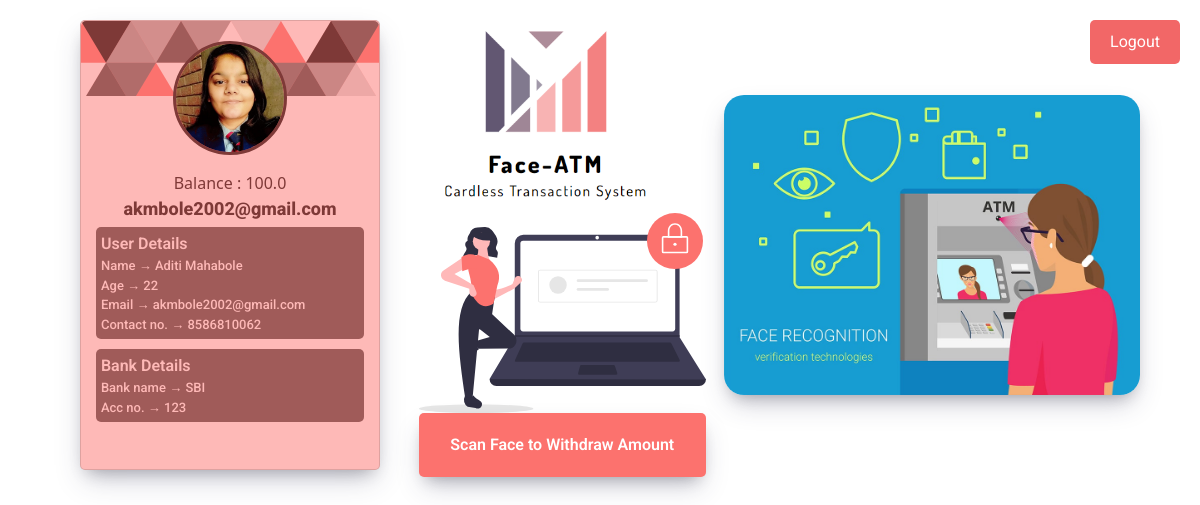
The page /gocardless/home/ (signed in) on the database as committed earlier.
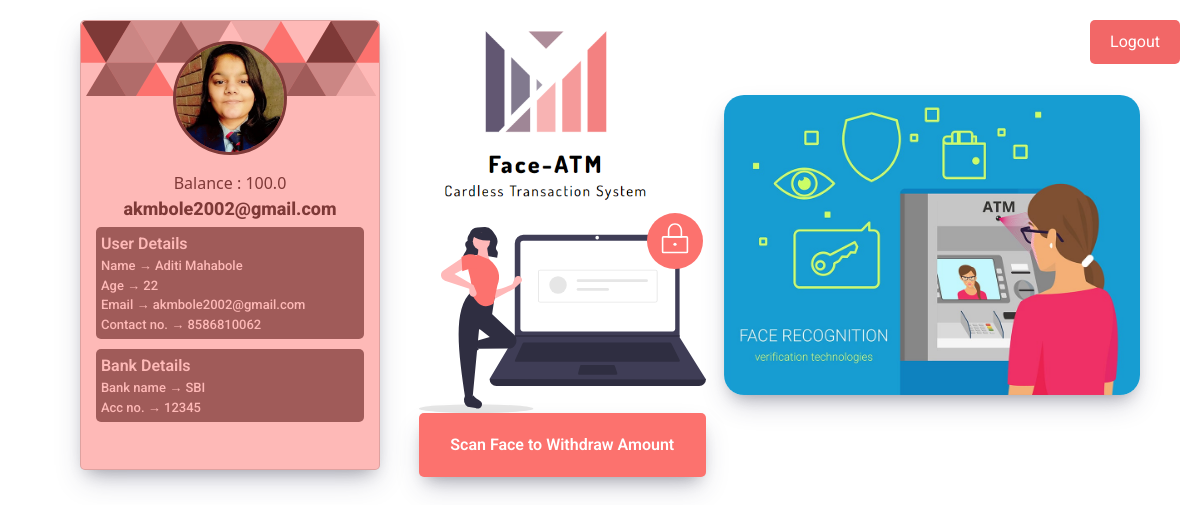
The same page on the database as committed later.
### app/models.py (models this page shows, shortened)
class BankDetails(models.Model):
    user = models.OneToOneField(Person, on_delete=models.CASCADE)
    account_number = models.CharField(max_length=20)
    bank_name = models.CharField(max_length=100)
    current_balance = models.FloatField(default=100)

### app/views.py (the view)
# urls.py: path('home/',views.home_page,name='home_page'),
def home_page(request):
    user_email = request.session.get('email')
    print("Inside Home Page")
    print("session user email", user_email)
    user = Person.objects.filter(email=user_email).first()
    if user is None:
        return redirect('login_page')
    bank_details = BankDetails.objects.filter(user=user).first()
    context = {
        'profile': user,
        'bank_details': bank_details
    }
    return render(request, 'home.html', context)

### app/templates/home.html (shortened to what this page needs)
{% load static %}
<!DOCTYPE html>
<html lang="en">
  <head>
    <link
      rel="stylesheet"
      href="https://stackpath.bootstrapcdn.com/bootstrap/4.5.2/css/bootstrap.min.css"
    />
  </head>
  <body>
    {% if not request.session.email and not request.session.phone %}
    <a href="{% url 'login_page' %}" id="login_bt">Login</a>
    {% else %}
    <button id="logout">Logout</button>
    {% endif %}
    <div class="inner_div">
      <div class="profile_div">
        <div class="card">
          <div class="card__img">
          </div>
          <div class="card__avatar">
            <img
              id="userImage"
              src=""
              alt="User Image"
              class="user_image_size"
            />
          </div>
          <div class="current_balance_div">
            <span>Balance : {{bank_details.current_balance}} </span>
          </div>
          <div class="card__title">{{ profile.username}}</div>
          <div class="card_details_div">
            <span class="title_span">User Details </span>
            <div class="card__subtitle">
              Name &rarr; {{ profile.first_name }} {{profile.last_name }}
            </div>
            <div class="card__subtitle">Age &rarr; {{ profile.age }}</div>
            <div class="card__subtitle">Email &rarr; {{profile.email }}</div>
            <div class="card__subtitle">
              Contact no. &rarr; {{ profile.contact }}
            </div>
          </div>
          <div class="card_details_div">
            <span class="title_span">Bank Details </span>
            <div class="card__subtitle">
              Bank name &rarr; {{ bank_details.bank_name }}
            </div>
            <div class="card__subtitle">
              Acc no. &rarr; {{ bank_details.account_number }}
            </div>
          </div>
        </div>
      </div>
      <div class="button_div">
        <div>
          <img
            src="{% static 'atm-logo.png' %}"
            alt="Face-ATM"
            class="atm-logo"
          />
        </div>
        <img src="{% static 'scan_img1.svg' %}" class="img_svg" />
        <button id="scanButton" class="scan_bt">
          Scan Face to Withdraw Amount
        </button>
      </div>
      <div class="side_img_div">
        <img src="{% static 'bg.jpg' %}" alt="bg" class="img_side" />
      </div>
    </div>
  </body>
</html>

Rows that differ between the two databases and show on the page:
changed BankDetails "SBI": account_number "123" → "12345"
